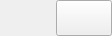
<?xml version="1.0" encoding="UTF-8"?>
<ui version="4.0">
 <class>BrowserSortMenu</class>
 <widget class="QWidget" name="BrowserSortMenu">
  <property name="geometry">
   <rect>
    <x>0</x>
    <y>0</y>
    <width>112</width>
    <height>36</height>
   </rect>
  </property>
  <property name="sizePolicy">
   <sizepolicy hsizetype="Preferred" vsizetype="Expanding">
    <horstretch>0</horstretch>
    <verstretch>0</verstretch>
   </sizepolicy>
  </property>
  <layout class="QHBoxLayout" name="horizontalLayout">
   <property name="spacing">
    <number>0</number>
   </property>
   <property name="leftMargin">
    <number>0</number>
   </property>
   <property name="topMargin">
    <number>0</number>
   </property>
   <property name="rightMargin">
    <number>0</number>
   </property>
   <property name="bottomMargin">
    <number>0</number>
   </property>
   <item>
    <widget class="QLabel" name="labelSort">
     <property name="sizePolicy">
      <sizepolicy hsizetype="Preferred" vsizetype="Expanding">
       <horstretch>0</horstretch>
       <verstretch>0</verstretch>
      </sizepolicy>
     </property>
     <property name="cursor">
      <cursorShape>PointingHandCursor</cursorShape>
     </property>
     <property name="text">
      <string/>
     </property>
    </widget>
   </item>
   <item>
    <widget class="QPushButton" name="pushButton">
     <property name="sizePolicy">
      <sizepolicy hsizetype="Minimum" vsizetype="Expanding">
       <horstretch>0</horstretch>
       <verstretch>0</verstretch>
      </sizepolicy>
     </property>
     <property name="cursor">
      <cursorShape>PointingHandCursor</cursorShape>
     </property>
    </widget>
   </item>
  </layout>
 </widget>
 <resources/>
 <connections/>
</ui>
